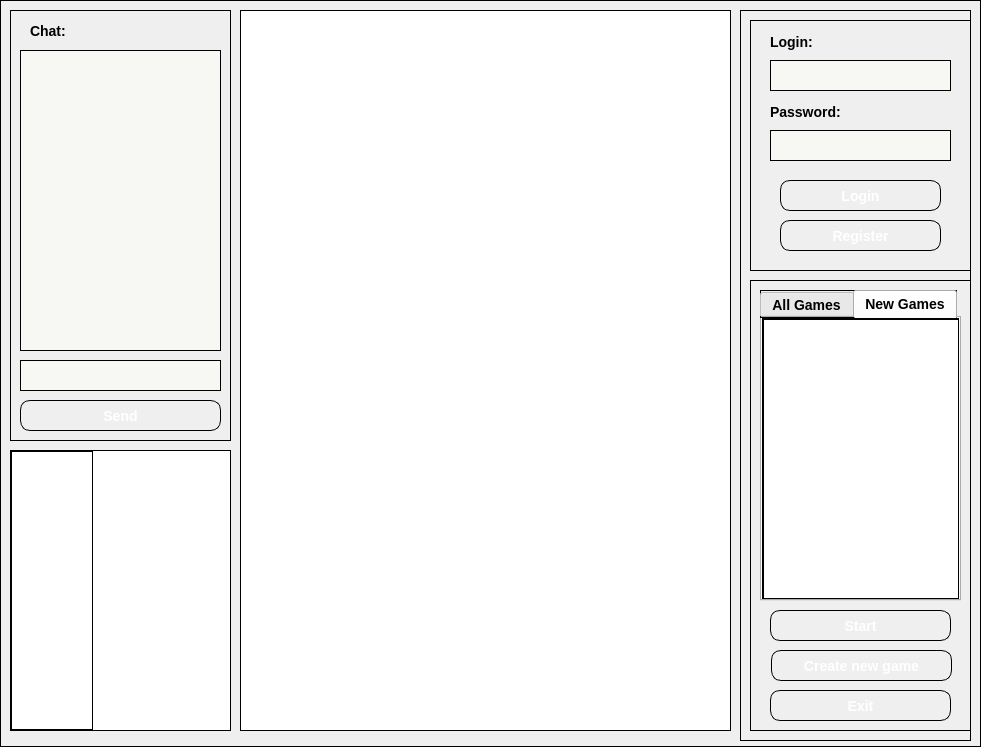
<?xml version="1.0" encoding="UTF-8"?>
<ui version="4.0">
 <class>MainWindow</class>
 <widget class="QMainWindow" name="MainWindow">
  <property name="geometry">
   <rect>
    <x>0</x>
    <y>0</y>
    <width>981</width>
    <height>747</height>
   </rect>
  </property>
  <property name="windowTitle">
   <string>MainWindow</string>
  </property>
  <widget class="QWidget" name="centralwidget">
   <property name="styleSheet">
    <string notr="true">QWidget {
	    border: 1px solid #000000;
	    background-color: qlineargradient(x1: 0, y1: 0, x2: 0, y2: 1,
	                                   stop: 0 #95581f, 
	                                   stop: 0.5 #b38522, stop: 1 #3a1c00);
	    color: #FFFFFF;
	    font: bold 14px;
	    min-width: 80px;
                       	}
QLineEdit
{
   background-color: rgba(255, 255, 255, 0);  
}

QLabel
{
    border: 0px;
    background-color: #dedede
}
</string>
   </property>
   <widget class="QWidget" name="chatWidget" native="true">
    <property name="geometry">
     <rect>
      <x>10</x>
      <y>10</y>
      <width>221</width>
      <height>431</height>
     </rect>
    </property>
    <property name="sizePolicy">
     <sizepolicy hsizetype="Minimum" vsizetype="Minimum">
      <horstretch>0</horstretch>
      <verstretch>0</verstretch>
     </sizepolicy>
    </property>
    <property name="mouseTracking">
     <bool>true</bool>
    </property>
    <property name="acceptDrops">
     <bool>true</bool>
    </property>
    <property name="styleSheet">
     <string notr="true"/>
    </property>
    <widget class="QTextEdit" name="chatView">
     <property name="geometry">
      <rect>
       <x>10</x>
       <y>40</y>
       <width>201</width>
       <height>301</height>
      </rect>
     </property>
     <property name="styleSheet">
      <string notr="true">background-color: #f7f7f4;
color: rgb(0, 0, 0);
   </string>
     </property>
     <property name="readOnly">
      <bool>false</bool>
     </property>
     <property name="html">
      <string>&lt;!DOCTYPE HTML PUBLIC &quot;-//W3C//DTD HTML 4.0//EN&quot; &quot;http://www.w3.org/TR/REC-html40/strict.dtd&quot;&gt;
&lt;html&gt;&lt;head&gt;&lt;meta name=&quot;qrichtext&quot; content=&quot;1&quot; /&gt;&lt;style type=&quot;text/css&quot;&gt;
p, li { white-space: pre-wrap; }
&lt;/style&gt;&lt;/head&gt;&lt;body style=&quot; font-family:'MS Shell Dlg 2'; font-weight:600; font-style:normal;&quot;&gt;
&lt;p style=&quot;-qt-paragraph-type:empty; margin-top:0px; margin-bottom:0px; margin-left:0px; margin-right:0px; -qt-block-indent:0; text-indent:0px;&quot;&gt;&lt;/p&gt;&lt;/body&gt;&lt;/html&gt;</string>
     </property>
    </widget>
    <widget class="QLineEdit" name="messageLineEdit">
     <property name="geometry">
      <rect>
       <x>10</x>
       <y>350</y>
       <width>201</width>
       <height>31</height>
      </rect>
     </property>
     <property name="font">
      <font>
       <pointsize>-1</pointsize>
       <weight>75</weight>
       <italic>false</italic>
       <bold>true</bold>
      </font>
     </property>
     <property name="styleSheet">
      <string notr="true">background-color: #f7f7f4;
color: rgb(0, 0, 0);
</string>
     </property>
    </widget>
    <widget class="QLabel" name="label_3">
     <property name="geometry">
      <rect>
       <x>20</x>
       <y>10</y>
       <width>161</width>
       <height>21</height>
      </rect>
     </property>
     <property name="styleSheet">
      <string notr="true">background-color: rgba(255, 255, 255, 0);
color: rgb(0, 0, 0);
font: 18pt &quot;Cooper Black&quot;;</string>
     </property>
     <property name="text">
      <string>Chat:</string>
     </property>
    </widget>
    <widget class="QPushButton" name="sendButton">
     <property name="geometry">
      <rect>
       <x>10</x>
       <y>390</y>
       <width>201</width>
       <height>31</height>
      </rect>
     </property>
     <property name="styleSheet">
      <string notr="true">QPushButton {
	    border: 1px solid #000000;
        border-radius: 10px;
	    background-color: qlineargradient(x1: 0, y1: 0, x2: 0, y2: 1,
	                                   stop: 0 #95581f, stop: 0.5 #331900, stop: 1 #95581f);
	    color: #FFFFFF;
	    font: bold 14px;
	    min-width: 80px;
                       	}
QPushButton:pressed {
	    background-color: qlineargradient(x1: 0, y1: 0, x2: 0, y2: 1,
	                                   stop: 0 #cfcccc, stop: 0.5 #333232,
	                                   stop: 0.51 #000000, stop: 1 #585c5f);
	    color: #00CC00;
	}
	 
QPushButton:flat {
	    border: none;
	}</string>
     </property>
     <property name="text">
      <string>Send</string>
     </property>
    </widget>
    <zorder>messageLineEdit</zorder>
    <zorder>label_3</zorder>
    <zorder>chatView</zorder>
    <zorder>sendButton</zorder>
   </widget>
   <widget class="QWidget" name="listAndLogingWidget" native="true">
    <property name="geometry">
     <rect>
      <x>740</x>
      <y>10</y>
      <width>231</width>
      <height>731</height>
     </rect>
    </property>
    <property name="font">
     <font>
      <pointsize>-1</pointsize>
      <weight>75</weight>
      <italic>false</italic>
      <bold>true</bold>
     </font>
    </property>
    <property name="mouseTracking">
     <bool>true</bool>
    </property>
    <property name="acceptDrops">
     <bool>true</bool>
    </property>
    <widget class="QWidget" name="loginWidget" native="true">
     <property name="geometry">
      <rect>
       <x>10</x>
       <y>10</y>
       <width>221</width>
       <height>251</height>
      </rect>
     </property>
     <property name="sizePolicy">
      <sizepolicy hsizetype="Maximum" vsizetype="Minimum">
       <horstretch>0</horstretch>
       <verstretch>0</verstretch>
      </sizepolicy>
     </property>
     <property name="mouseTracking">
      <bool>true</bool>
     </property>
     <property name="autoFillBackground">
      <bool>false</bool>
     </property>
     <widget class="QLabel" name="label">
      <property name="geometry">
       <rect>
        <x>20</x>
        <y>10</y>
        <width>80</width>
        <height>23</height>
       </rect>
      </property>
      <property name="autoFillBackground">
       <bool>false</bool>
      </property>
      <property name="styleSheet">
       <string notr="true">background-color: rgba(255, 255, 255, 0);
font: 15pt &quot;Cooper Black&quot;;
color: rgb(0, 0, 0);</string>
      </property>
      <property name="text">
       <string>Login:</string>
      </property>
     </widget>
     <widget class="QLabel" name="label_2">
      <property name="geometry">
       <rect>
        <x>20</x>
        <y>80</y>
        <width>106</width>
        <height>23</height>
       </rect>
      </property>
      <property name="styleSheet">
       <string notr="true">background-color: rgba(255, 255, 255, 0);
font: 15pt &quot;Cooper Black&quot;;
color: rgb(0, 0, 0);</string>
      </property>
      <property name="text">
       <string>Password:</string>
      </property>
     </widget>
     <widget class="QLineEdit" name="passwordLineEdit">
      <property name="geometry">
       <rect>
        <x>20</x>
        <y>110</y>
        <width>181</width>
        <height>31</height>
       </rect>
      </property>
      <property name="font">
       <font>
        <family>MS Shell Dlg 2</family>
        <pointsize>11</pointsize>
        <weight>50</weight>
        <italic>false</italic>
        <bold>false</bold>
       </font>
      </property>
      <property name="styleSheet">
       <string notr="true">color: rgb(0, 0, 0);
font: 11pt &quot;MS Shell Dlg 2&quot;;
background-color: #f7f7f4</string>
      </property>
     </widget>
     <widget class="QPushButton" name="loginButton">
      <property name="geometry">
       <rect>
        <x>30</x>
        <y>160</y>
        <width>161</width>
        <height>31</height>
       </rect>
      </property>
      <property name="mouseTracking">
       <bool>true</bool>
      </property>
      <property name="styleSheet">
       <string notr="true">QPushButton {
	    border: 1px solid #000000;
        border-radius: 10px;
	    background-color: qlineargradient(x1: 0, y1: 0, x2: 0, y2: 1,
	                                   stop: 0 #95581f, stop: 0.5 #331900, stop: 1 #95581f);
	    color: #FFFFFF;
	    font: bold 14px;
	    min-width: 80px;
                       	}
QPushButton:pressed {
	    background-color: qlineargradient(x1: 0, y1: 0, x2: 0, y2: 1,
	                                   stop: 0 #cfcccc, stop: 0.5 #333232,
	                                   stop: 0.51 #000000, stop: 1 #585c5f);
	    color: #00CC00;
	}
	 
QPushButton:flat {
	    border: none;
	}</string>
      </property>
      <property name="text">
       <string>Login</string>
      </property>
      <property name="autoDefault">
       <bool>false</bool>
      </property>
     </widget>
     <widget class="QPushButton" name="registerButton">
      <property name="geometry">
       <rect>
        <x>30</x>
        <y>200</y>
        <width>161</width>
        <height>31</height>
       </rect>
      </property>
      <property name="styleSheet">
       <string notr="true">QPushButton {
	    border: 1px solid #000000;
        border-radius: 10px;
	    background-color: qlineargradient(x1: 0, y1: 0, x2: 0, y2: 1,
	                                   stop: 0 #95581f, stop: 0.5 #331900, stop: 1 #95581f);
	    color: #FFFFFF;
	    font: bold 14px;
	    min-width: 80px;
                       	}
QPushButton:pressed {
	    background-color: qlineargradient(x1: 0, y1: 0, x2: 0, y2: 1,
	                                   stop: 0 #cfcccc, stop: 0.5 #333232,
	                                   stop: 0.51 #000000, stop: 1 #585c5f);
	    color: #00CC00;
	}
	 
QPushButton:flat {
	    border: none;
	}</string>
      </property>
      <property name="text">
       <string>Register</string>
      </property>
      <property name="default">
       <bool>false</bool>
      </property>
     </widget>
     <widget class="QLineEdit" name="loginLineEdit">
      <property name="geometry">
       <rect>
        <x>20</x>
        <y>40</y>
        <width>181</width>
        <height>31</height>
       </rect>
      </property>
      <property name="styleSheet">
       <string notr="true">color: rgb(0, 0, 0);
font: 11pt &quot;MS Shell Dlg 2&quot;;
background-color: #f7f7f4</string>
      </property>
     </widget>
    </widget>
    <widget class="QWidget" name="widget" native="true">
     <property name="geometry">
      <rect>
       <x>10</x>
       <y>270</y>
       <width>221</width>
       <height>451</height>
      </rect>
     </property>
     <widget class="QTabWidget" name="tabWidget">
      <property name="geometry">
       <rect>
        <x>10</x>
        <y>10</y>
        <width>201</width>
        <height>311</height>
       </rect>
      </property>
      <property name="styleSheet">
       <string notr="true">color: rgb(0, 0, 0);</string>
      </property>
      <property name="currentIndex">
       <number>1</number>
      </property>
      <widget class="QWidget" name="allGames">
       <property name="styleSheet">
        <string notr="true">color: rgba(255, 255, 255, 0)</string>
       </property>
       <attribute name="title">
        <string>All Games</string>
       </attribute>
       <widget class="QListView" name="listAllGamesView">
        <property name="geometry">
         <rect>
          <x>0</x>
          <y>-9</y>
          <width>211</width>
          <height>301</height>
         </rect>
        </property>
        <property name="styleSheet">
         <string notr="true">background-color: rgb(249, 249, 249);</string>
        </property>
       </widget>
      </widget>
      <widget class="QWidget" name="newGames">
       <attribute name="title">
        <string>New Games</string>
       </attribute>
       <widget class="QListView" name="listNewGamesView">
        <property name="geometry">
         <rect>
          <x>0</x>
          <y>0</y>
          <width>201</width>
          <height>291</height>
         </rect>
        </property>
        <property name="maximumSize">
         <size>
          <width>241</width>
          <height>291</height>
         </size>
        </property>
        <property name="styleSheet">
         <string notr="true">background-color: rgb(255, 255, 255);</string>
        </property>
       </widget>
      </widget>
     </widget>
     <widget class="QPushButton" name="startButton">
      <property name="geometry">
       <rect>
        <x>20</x>
        <y>330</y>
        <width>181</width>
        <height>31</height>
       </rect>
      </property>
      <property name="styleSheet">
       <string notr="true">QPushButton {
	    border: 1px solid #000000;
        border-radius: 10px;
	    background-color: qlineargradient(x1: 0, y1: 0, x2: 0, y2: 1,
	                                   stop: 0 #95581f, stop: 0.5 #331900, stop: 1 #95581f);
	    color: #FFFFFF;
	    font: bold 14px;
	    min-width: 80px;
                       	}
QPushButton:pressed {
	    background-color: qlineargradient(x1: 0, y1: 0, x2: 0, y2: 1,
	                                   stop: 0 #cfcccc, stop: 0.5 #333232,
	                                   stop: 0.51 #000000, stop: 1 #585c5f);
	    color: #00CC00;
	}
	 
QPushButton:flat {
	    border: none;
	}</string>
      </property>
      <property name="text">
       <string>Start</string>
      </property>
     </widget>
     <widget class="QPushButton" name="createGameButton">
      <property name="geometry">
       <rect>
        <x>21</x>
        <y>370</y>
        <width>181</width>
        <height>31</height>
       </rect>
      </property>
      <property name="styleSheet">
       <string notr="true">QPushButton {
	    border: 1px solid #000000;
        border-radius: 10px;
	    background-color: qlineargradient(x1: 0, y1: 0, x2: 0, y2: 1,
	                                   stop: 0 #95581f, stop: 0.5 #331900, stop: 1 #95581f);
	    color: #FFFFFF;
	    font: bold 14px;
	    min-width: 80px;
                       	}
QPushButton:pressed {
	    background-color: qlineargradient(x1: 0, y1: 0, x2: 0, y2: 1,
	                                   stop: 0 #cfcccc, stop: 0.5 #333232,
	                                   stop: 0.51 #000000, stop: 1 #585c5f);
	    color: #00CC00;
	}
	 
QPushButton:flat {
	    border: none;
	}</string>
      </property>
      <property name="text">
       <string>Create new game</string>
      </property>
     </widget>
     <widget class="QPushButton" name="exitButton">
      <property name="geometry">
       <rect>
        <x>20</x>
        <y>410</y>
        <width>181</width>
        <height>31</height>
       </rect>
      </property>
      <property name="styleSheet">
       <string notr="true">QPushButton {
	    border: 1px solid #000000;
        border-radius: 10px;
	    background-color: qlineargradient(x1: 0, y1: 0, x2: 0, y2: 1,
	                                   stop: 0 #95581f, stop: 0.5 #331900, stop: 1 #95581f);
	    color: #FFFFFF;
	    font: bold 14px;
	    min-width: 80px;
                       	}
QPushButton:pressed {
	    background-color: qlineargradient(x1: 0, y1: 0, x2: 0, y2: 1,
	                                   stop: 0 #cfcccc, stop: 0.5 #333232,
	                                   stop: 0.51 #000000, stop: 1 #585c5f);
	    color: #00CC00;
	}
	 
QPushButton:flat {
	    border: none;
	}</string>
      </property>
      <property name="text">
       <string>Exit</string>
      </property>
     </widget>
    </widget>
   </widget>
   <widget class="QGraphicsView" name="graphicsView">
    <property name="geometry">
     <rect>
      <x>240</x>
      <y>10</y>
      <width>491</width>
      <height>721</height>
     </rect>
    </property>
    <property name="styleSheet">
     <string notr="true">background-image: url(:/tabel/table);</string>
    </property>
   </widget>
   <widget class="QTableView" name="statisticsView">
    <property name="geometry">
     <rect>
      <x>10</x>
      <y>450</y>
      <width>221</width>
      <height>281</height>
     </rect>
    </property>
    <property name="styleSheet">
     <string notr="true">background-color: rgb(255, 255, 255);</string>
    </property>
   </widget>
  </widget>
 </widget>
 <resources/>
 <connections>
  <connection>
   <sender>exitButton</sender>
   <signal>clicked()</signal>
   <receiver>MainWindow</receiver>
   <slot>close()</slot>
   <hints>
    <hint type="sourcelabel">
     <x>860</x>
     <y>705</y>
    </hint>
    <hint type="destinationlabel">
     <x>490</x>
     <y>373</y>
    </hint>
   </hints>
  </connection>
 </connections>
</ui>
